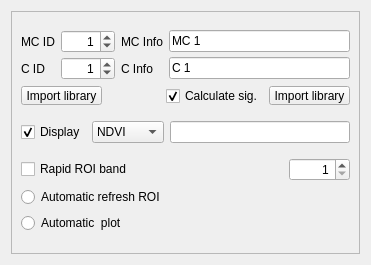
            <widget class="QWidget" name="page_6">
             <property name="geometry">
              <rect>
               <x>0</x>
               <y>0</y>
               <width>371</width>
               <height>265</height>
              </rect>
             </property>
             <attribute name="label">
              <string>ROI creation</string>
             </attribute>
             <layout class="QGridLayout" name="gridLayout_26">
              <item row="0" column="0">
               <widget class="QFrame" name="frame">
                <property name="frameShape">
                 <enum>QFrame::StyledPanel</enum>
                </property>
                <property name="frameShadow">
                 <enum>QFrame::Sunken</enum>
                </property>
                <layout class="QGridLayout" name="gridLayout_14">
                 <item row="1" column="0">
                  <layout class="QGridLayout" name="gridLayout_29">
                   <item row="0" column="0">
                    <widget class="QCheckBox" name="display_cursor_checkBox">
                     <property name="toolTip">
                      <string>&lt;html&gt;&lt;head/&gt;&lt;body&gt;&lt;p&gt;Display a vegetation index value with the cursor&lt;/p&gt;&lt;/body&gt;&lt;/html&gt;</string>
                     </property>
                     <property name="text">
                      <string>Display</string>
                     </property>
                     <property name="checked">
                      <bool>true</bool>
                     </property>
                    </widget>
                   </item>
                   <item row="0" column="1">
                    <widget class="QComboBox" name="vegetation_index_comboBox">
                     <property name="toolTip">
                      <string>&lt;html&gt;&lt;head/&gt;&lt;body&gt;&lt;p&gt;Select a vegetation index&lt;/p&gt;&lt;/body&gt;&lt;/html&gt;</string>
                     </property>
                     <item>
                      <property name="text">
                       <string>NDVI</string>
                      </property>
                     </item>
                     <item>
                      <property name="text">
                       <string>EVI</string>
                      </property>
                     </item>
                     <item>
                      <property name="text">
                       <string>Custom</string>
                      </property>
                     </item>
                    </widget>
                   </item>
                   <item row="0" column="2">
                    <widget class="QLineEdit" name="custom_index_lineEdit">
                     <property name="toolTip">
                      <string>&lt;html&gt;&lt;head/&gt;&lt;body&gt;&lt;p&gt;Custom expression (e.g. bandset#b4 / bandset#b3 )&lt;/p&gt;&lt;/body&gt;&lt;/html&gt;</string>
                     </property>
                    </widget>
                   </item>
                  </layout>
                 </item>
                 <item row="0" column="0">
                  <layout class="QGridLayout" name="gridLayout_10">
                   <item row="0" column="0" colspan="5">
                    <layout class="QGridLayout" name="gridLayout_27">
                     <property name="verticalSpacing">
                      <number>4</number>
                     </property>
                     <item row="5" column="4">
                      <widget class="QLineEdit" name="ROI_Class_line">
                       <property name="sizePolicy">
                        <sizepolicy hsizetype="Expanding" vsizetype="Fixed">
                         <horstretch>0</horstretch>
                         <verstretch>0</verstretch>
                        </sizepolicy>
                       </property>
                       <property name="toolTip">
                        <string>&lt;html&gt;&lt;head/&gt;&lt;body&gt;&lt;p&gt;The class name of the ROI signature&lt;/p&gt;&lt;/body&gt;&lt;/html&gt;</string>
                       </property>
                       <property name="text">
                        <string>C 1</string>
                       </property>
                       <property name="maxLength">
                        <number>80</number>
                       </property>
                      </widget>
                     </item>
                     <item row="3" column="1" colspan="2">
                      <widget class="QSpinBox" name="ROI_Macroclass_ID_spin">
                       <property name="sizePolicy">
                        <sizepolicy hsizetype="Maximum" vsizetype="Fixed">
                         <horstretch>0</horstretch>
                         <verstretch>0</verstretch>
                        </sizepolicy>
                       </property>
                       <property name="maximumSize">
                        <size>
                         <width>100</width>
                         <height>16777215</height>
                        </size>
                       </property>
                       <property name="toolTip">
                        <string>&lt;html&gt;&lt;head/&gt;&lt;body&gt;&lt;p&gt;The macroclass ID of the ROI signature&lt;/p&gt;&lt;/body&gt;&lt;/html&gt;</string>
                       </property>
                       <property name="alignment">
                        <set>Qt::AlignRight|Qt::AlignTrailing|Qt::AlignVCenter</set>
                       </property>
                       <property name="minimum">
                        <number>0</number>
                       </property>
                       <property name="maximum">
                        <number>9999</number>
                       </property>
                       <property name="value">
                        <number>1</number>
                       </property>
                      </widget>
                     </item>
                     <item row="3" column="4">
                      <widget class="QLineEdit" name="ROI_Macroclass_line">
                       <property name="sizePolicy">
                        <sizepolicy hsizetype="Expanding" vsizetype="Fixed">
                         <horstretch>0</horstretch>
                         <verstretch>0</verstretch>
                        </sizepolicy>
                       </property>
                       <property name="toolTip">
                        <string>&lt;html&gt;&lt;head/&gt;&lt;body&gt;&lt;p&gt;The macroclass name of the ROI signature&lt;/p&gt;&lt;/body&gt;&lt;/html&gt;</string>
                       </property>
                       <property name="text">
                        <string>MC 1</string>
                       </property>
                       <property name="maxLength">
                        <number>80</number>
                       </property>
                      </widget>
                     </item>
                     <item row="5" column="0">
                      <widget class="QLabel" name="label_42">
                       <property name="sizePolicy">
                        <sizepolicy hsizetype="Minimum" vsizetype="Preferred">
                         <horstretch>0</horstretch>
                         <verstretch>0</verstretch>
                        </sizepolicy>
                       </property>
                       <property name="maximumSize">
                        <size>
                         <width>89</width>
                         <height>16777215</height>
                        </size>
                       </property>
                       <property name="text">
                        <string>C ID</string>
                       </property>
                      </widget>
                     </item>
                     <item row="5" column="3">
                      <widget class="QLabel" name="label_41">
                       <property name="sizePolicy">
                        <sizepolicy hsizetype="Minimum" vsizetype="Preferred">
                         <horstretch>0</horstretch>
                         <verstretch>0</verstretch>
                        </sizepolicy>
                       </property>
                       <property name="text">
                        <string>C Info</string>
                       </property>
                      </widget>
                     </item>
                     <item row="3" column="3">
                      <widget class="QLabel" name="label_45">
                       <property name="sizePolicy">
                        <sizepolicy hsizetype="Minimum" vsizetype="Preferred">
                         <horstretch>0</horstretch>
                         <verstretch>0</verstretch>
                        </sizepolicy>
                       </property>
                       <property name="text">
                        <string>MC Info</string>
                       </property>
                      </widget>
                     </item>
                     <item row="3" column="0">
                      <widget class="QLabel" name="label_44">
                       <property name="sizePolicy">
                        <sizepolicy hsizetype="Minimum" vsizetype="Preferred">
                         <horstretch>0</horstretch>
                         <verstretch>0</verstretch>
                        </sizepolicy>
                       </property>
                       <property name="maximumSize">
                        <size>
                         <width>90</width>
                         <height>16777215</height>
                        </size>
                       </property>
                       <property name="text">
                        <string>MC ID</string>
                       </property>
                      </widget>
                     </item>
                     <item row="5" column="1" colspan="2">
                      <widget class="QSpinBox" name="ROI_ID_spin">
                       <property name="sizePolicy">
                        <sizepolicy hsizetype="Maximum" vsizetype="Fixed">
                         <horstretch>0</horstretch>
                         <verstretch>0</verstretch>
                        </sizepolicy>
                       </property>
                       <property name="maximumSize">
                        <size>
                         <width>100</width>
                         <height>16777215</height>
                        </size>
                       </property>
                       <property name="toolTip">
                        <string>&lt;html&gt;&lt;head/&gt;&lt;body&gt;&lt;p&gt;The class ID of the ROI signature&lt;/p&gt;&lt;/body&gt;&lt;/html&gt;</string>
                       </property>
                       <property name="alignment">
                        <set>Qt::AlignRight|Qt::AlignTrailing|Qt::AlignVCenter</set>
                       </property>
                       <property name="minimum">
                        <number>0</number>
                       </property>
                       <property name="maximum">
                        <number>9999</number>
                       </property>
                       <property name="value">
                        <number>1</number>
                       </property>
                      </widget>
                     </item>
                    </layout>
                   </item>
                   <item row="1" column="0" colspan="5">
                    <layout class="QHBoxLayout" name="horizontalLayout">
                     <item>
                      <widget class="QToolButton" name="undo_save_Button">
                       <property name="toolTip">
                        <string>&lt;html&gt;&lt;head/&gt;&lt;body&gt;&lt;p &gt;Undo ROI save&lt;/p&gt;&lt;/body&gt;&lt;/html&gt;</string>
                       </property>
                       <property name="styleSheet">
                        <string notr="true">margin: 0px;padding: 0px;</string>
                       </property>
                       <property name="text">
                        <string>Import library</string>
                       </property>
                       <property name="icon">
                        <iconset resource="resources.qrc">
                         <normaloff>:/plugins/semiautomaticclassificationplugin/icons/semiautomaticclassificationplugin_undo_save_roi.png</normaloff>:/plugins/semiautomaticclassificationplugin/icons/semiautomaticclassificationplugin_undo_save_roi.png</iconset>
                       </property>
                       <property name="iconSize">
                        <size>
                         <width>22</width>
                         <height>22</height>
                        </size>
                       </property>
                      </widget>
                     </item>
                     <item>
                      <spacer name="horizontalSpacer">
                       <property name="orientation">
                        <enum>Qt::Horizontal</enum>
                       </property>
                       <property name="sizeHint" stdset="0">
                        <size>
                         <width>40</width>
                         <height>20</height>
                        </size>
                       </property>
                      </spacer>
                     </item>
                     <item>
                      <widget class="QCheckBox" name="signature_checkBox">
                       <property name="toolTip">
                        <string>&lt;html&gt;&lt;head/&gt;&lt;body&gt;&lt;p&gt;Add ROI spectral signature to signature list&lt;/p&gt;&lt;/body&gt;&lt;/html&gt;</string>
                       </property>
                       <property name="text">
                        <string>Calculate sig.</string>
                       </property>
                       <property name="checked">
                        <bool>true</bool>
                       </property>
                      </widget>
                     </item>
                     <item>
                      <widget class="QToolButton" name="button_Save_ROI">
                       <property name="toolTip">
                        <string>&lt;html&gt;&lt;head/&gt;&lt;body&gt;&lt;p &gt;Save temporary ROI to training input&lt;/p&gt;&lt;/body&gt;&lt;/html&gt;</string>
                       </property>
                       <property name="styleSheet">
                        <string notr="true">margin: 0px;padding: 0px;</string>
                       </property>
                       <property name="text">
                        <string>Import library</string>
                       </property>
                       <property name="icon">
                        <iconset resource="resources.qrc">
                         <normaloff>:/plugins/semiautomaticclassificationplugin/icons/semiautomaticclassificationplugin_save_roi.png</normaloff>:/plugins/semiautomaticclassificationplugin/icons/semiautomaticclassificationplugin_save_roi.png</iconset>
                       </property>
                       <property name="iconSize">
                        <size>
                         <width>22</width>
                         <height>22</height>
                        </size>
                       </property>
                      </widget>
                     </item>
                    </layout>
                   </item>
                  </layout>
                 </item>
                 <item row="2" column="0">
                  <layout class="QGridLayout" name="gridLayout_34">
                   <item row="1" column="0">
                    <widget class="QRadioButton" name="auto_refresh_ROI_radioButton">
                     <property name="toolTip">
                      <string>&lt;html&gt;&lt;head/&gt;&lt;body&gt;&lt;p&gt;Automatically refresh the temporary ROI, as the parameters change&lt;/p&gt;&lt;/body&gt;&lt;/html&gt;</string>
                     </property>
                     <property name="text">
                      <string>Automatic refresh ROI</string>
                     </property>
                     <property name="autoExclusive">
                      <bool>false</bool>
                     </property>
                    </widget>
                   </item>
                   <item row="0" column="0">
                    <layout class="QGridLayout" name="gridLayout_38">
                     <item row="0" column="1">
                      <widget class="QSpinBox" name="rapidROI_band_spinBox">
                       <property name="sizePolicy">
                        <sizepolicy hsizetype="Maximum" vsizetype="Fixed">
                         <horstretch>0</horstretch>
                         <verstretch>0</verstretch>
                        </sizepolicy>
                       </property>
                       <property name="toolTip">
                        <string>&lt;html&gt;&lt;head/&gt;&lt;body&gt;&lt;p&gt;Band number&lt;/p&gt;&lt;/body&gt;&lt;/html&gt;</string>
                       </property>
                       <property name="alignment">
                        <set>Qt::AlignRight|Qt::AlignTrailing|Qt::AlignVCenter</set>
                       </property>
                       <property name="minimum">
                        <number>1</number>
                       </property>
                       <property name="maximum">
                        <number>10000</number>
                       </property>
                       <property name="value">
                        <number>1</number>
                       </property>
                      </widget>
                     </item>
                     <item row="0" column="0">
                      <widget class="QCheckBox" name="rapid_ROI_checkBox">
                       <property name="toolTip">
                        <string>&lt;html&gt;&lt;head/&gt;&lt;body&gt;&lt;p&gt;Calculate temporary ROI only on one band&lt;/p&gt;&lt;/body&gt;&lt;/html&gt;</string>
                       </property>
                       <property name="text">
                        <string>Rapid ROI band</string>
                       </property>
                      </widget>
                     </item>
                    </layout>
                   </item>
                   <item row="2" column="0">
                    <widget class="QRadioButton" name="auto_calculate_ROI_signature_radioButton">
                     <property name="toolTip">
                      <string>&lt;html&gt;&lt;head/&gt;&lt;body&gt;&lt;p&gt;Automatically calculate signature plot of temporary ROI&lt;/p&gt;&lt;/body&gt;&lt;/html&gt;</string>
                     </property>
                     <property name="text">
                      <string>Automatic  plot</string>
                     </property>
                     <property name="autoExclusive">
                      <bool>false</bool>
                     </property>
                    </widget>
                   </item>
                  </layout>
                 </item>
                </layout>
                <zorder></zorder>
                <zorder></zorder>
                <zorder></zorder>
               </widget>
              </item>
             </layout>
            </widget>
